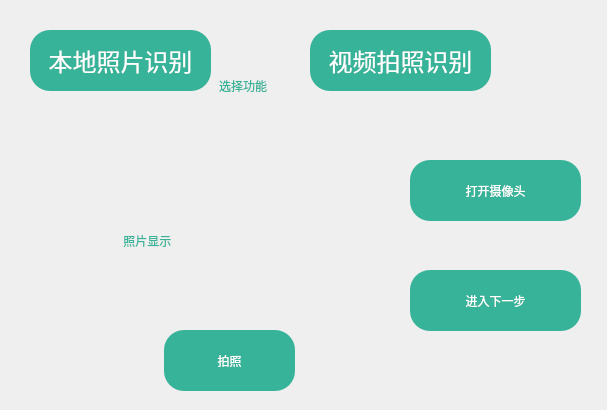
<?xml version="1.0" encoding="UTF-8"?>
<ui version="4.0">
 <class>upload_page</class>
 <widget class="QMainWindow" name="upload_page">
  <property name="geometry">
   <rect>
    <x>0</x>
    <y>0</y>
    <width>607</width>
    <height>410</height>
   </rect>
  </property>
  <property name="windowTitle">
   <string>MainWindow</string>
  </property>
  <widget class="QWidget" name="centralwidget">
   <widget class="QLabel" name="label">
    <property name="geometry">
     <rect>
      <x>10</x>
      <y>10</y>
      <width>591</width>
      <height>391</height>
     </rect>
    </property>
    <property name="styleSheet">
     <string notr="true">border-image: url(:/images/images/背景图片.png);
border-radius:30px</string>
    </property>
    <property name="text">
     <string/>
    </property>
   </widget>
   <widget class="QPushButton" name="pushButton_4">
    <property name="geometry">
     <rect>
      <x>520</x>
      <y>10</y>
      <width>30</width>
      <height>41</height>
     </rect>
    </property>
    <property name="styleSheet">
     <string notr="true">
QPushButton{
border:none;}

QPushButton:pressed{
padding-top:5px;}</string>
    </property>
    <property name="text">
     <string/>
    </property>
    <property name="icon">
     <iconset resource="OCR_res.qrc">
      <normaloff>:/icons/icons/minus-circle-fill.png</normaloff>:/icons/icons/minus-circle-fill.png</iconset>
    </property>
    <property name="iconSize">
     <size>
      <width>30</width>
      <height>30</height>
     </size>
    </property>
   </widget>
   <widget class="QPushButton" name="pushButton_5">
    <property name="geometry">
     <rect>
      <x>560</x>
      <y>10</y>
      <width>30</width>
      <height>41</height>
     </rect>
    </property>
    <property name="styleSheet">
     <string notr="true">
QPushButton{
border:none;}

QPushButton:pressed{

padding-top:5px}
</string>
    </property>
    <property name="text">
     <string/>
    </property>
    <property name="icon">
     <iconset resource="OCR_res.qrc">
      <normaloff>:/icons/icons/close-circle-fill.png</normaloff>:/icons/icons/close-circle-fill.png</iconset>
    </property>
    <property name="iconSize">
     <size>
      <width>30</width>
      <height>30</height>
     </size>
    </property>
   </widget>
   <widget class="QLabel" name="label_2">
    <property name="geometry">
     <rect>
      <x>50</x>
      <y>60</y>
      <width>371</width>
      <height>311</height>
     </rect>
    </property>
    <property name="text">
     <string/>
    </property>
   </widget>
   <widget class="QStackedWidget" name="stackedWidget">
    <property name="geometry">
     <rect>
      <x>30</x>
      <y>90</y>
      <width>551</width>
      <height>301</height>
     </rect>
    </property>
    <property name="styleSheet">
     <string notr="true">background-color: transparent;

border-radius: 20px;</string>
    </property>
    <property name="currentIndex">
     <number>1</number>
    </property>
    <widget class="QWidget" name="page">
     <widget class="QLabel" name="cam_pic">
      <property name="geometry">
       <rect>
        <x>40</x>
        <y>10</y>
        <width>301</width>
        <height>281</height>
       </rect>
      </property>
      <property name="styleSheet">
       <string notr="true">font: 20pt &quot;华文琥珀&quot;;
color: rgb(54,179,152);
</string>
      </property>
      <property name="text">
       <string>                照片显示</string>
      </property>
      <property name="textFormat">
       <enum>Qt::AutoText</enum>
      </property>
      <property name="scaledContents">
       <bool>false</bool>
      </property>
     </widget>
     <widget class="QPushButton" name="pushButton_3">
      <property name="geometry">
       <rect>
        <x>380</x>
        <y>180</y>
        <width>131</width>
        <height>61</height>
       </rect>
      </property>
      <property name="styleSheet">
       <string notr="true">QPushButton{
	
	
	
	font: 18pt &quot;华文琥珀&quot;;
	color: rgb(54, 179, 152);
	color: rgb(255, 255, 255);
    border-radius:20px;
    background-color: rgb(54,179,152);}
QPushButton:hover {
    
	background-color:rgb(133, 218, 201) ;
}
QPushButton:pressed {
    
	background-color: rgb(54,179,152);
}</string>
      </property>
      <property name="text">
       <string>下一步</string>
      </property>
     </widget>
     <widget class="QPushButton" name="shoot_2">
      <property name="geometry">
       <rect>
        <x>380</x>
        <y>70</y>
        <width>131</width>
        <height>61</height>
       </rect>
      </property>
      <property name="styleSheet">
       <string notr="true">QPushButton{
	
	
	
	font: 18pt &quot;华文琥珀&quot;;
	color: rgb(54, 179, 152);
	color: rgb(255, 255, 255);
    border-radius:20px;
    background-color: rgb(54,179,152);}
QPushButton:hover {
    
	background-color:rgb(133, 218, 201) ;
}
QPushButton:pressed {
    
	background-color: rgb(54,179,152);
}</string>
      </property>
      <property name="text">
       <string>开始上传</string>
      </property>
     </widget>
     <zorder>pushButton_3</zorder>
     <zorder>shoot_2</zorder>
     <zorder>cam_pic</zorder>
    </widget>
    <widget class="QWidget" name="page_2">
     <widget class="QLabel" name="cam_pic_1">
      <property name="geometry">
       <rect>
        <x>40</x>
        <y>10</y>
        <width>301</width>
        <height>281</height>
       </rect>
      </property>
      <property name="sizePolicy">
       <sizepolicy hsizetype="Expanding" vsizetype="Expanding">
        <horstretch>0</horstretch>
        <verstretch>0</verstretch>
       </sizepolicy>
      </property>
      <property name="styleSheet">
       <string notr="true">font: 20pt &quot;华文琥珀&quot;;
color: rgb(54,179,152);
</string>
      </property>
      <property name="text">
       <string>                照片显示</string>
      </property>
     </widget>
     <widget class="QPushButton" name="shoot">
      <property name="geometry">
       <rect>
        <x>134</x>
        <y>240</y>
        <width>131</width>
        <height>61</height>
       </rect>
      </property>
      <property name="styleSheet">
       <string notr="true">QPushButton{
	
	
	
	font: 18pt &quot;华文琥珀&quot;;
	color: rgb(54, 179, 152);
	color: rgb(255, 255, 255);
    border-radius:20px;
    background-color: rgb(54,179,152);}
QPushButton:hover {
    
	background-color:rgb(133, 218, 201) ;
}
QPushButton:pressed {
    
	background-color: rgb(54,179,152);
}</string>
      </property>
      <property name="text">
       <string>拍照</string>
      </property>
      <property name="icon">
       <iconset resource="OCR_res.qrc">
        <normaloff>:/icons/icons/237拍照.png</normaloff>:/icons/icons/237拍照.png</iconset>
      </property>
      <property name="iconSize">
       <size>
        <width>34</width>
        <height>34</height>
       </size>
      </property>
     </widget>
     <widget class="QPushButton" name="pushButton_7">
      <property name="geometry">
       <rect>
        <x>380</x>
        <y>180</y>
        <width>171</width>
        <height>61</height>
       </rect>
      </property>
      <property name="styleSheet">
       <string notr="true">QPushButton{
	
	
	
	font: 18pt &quot;华文琥珀&quot;;
	color: rgb(54, 179, 152);
	color: rgb(255, 255, 255);
    border-radius:20px;
    background-color: rgb(54,179,152);}
QPushButton:hover {
    
	background-color:rgb(133, 218, 201) ;
}
QPushButton:pressed {
    
	background-color: rgb(54,179,152);
}</string>
      </property>
      <property name="text">
       <string>进入下一步</string>
      </property>
      <property name="icon">
       <iconset resource="OCR_res.qrc">
        <normaloff>:/icons/icons/保存并下一步.png</normaloff>:/icons/icons/保存并下一步.png</iconset>
      </property>
      <property name="iconSize">
       <size>
        <width>40</width>
        <height>40</height>
       </size>
      </property>
     </widget>
     <widget class="QPushButton" name="pre_shoot">
      <property name="geometry">
       <rect>
        <x>380</x>
        <y>70</y>
        <width>171</width>
        <height>61</height>
       </rect>
      </property>
      <property name="styleSheet">
       <string notr="true">QPushButton{
	
	
	
	font: 18pt &quot;华文琥珀&quot;;
	color: rgb(54, 179, 152);
	color: rgb(255, 255, 255);
    border-radius:20px;
    background-color: rgb(54,179,152);}
QPushButton:hover {
    
	background-color:rgb(133, 218, 201) ;
}
QPushButton:pressed {
    
	background-color: rgb(54,179,152);
}</string>
      </property>
      <property name="text">
       <string>打开摄像头</string>
      </property>
      <property name="icon">
       <iconset resource="OCR_res.qrc">
        <normaloff>:/icons/icons/卡口视频摄像头,监控,桌面摄像头,网络摄像头.png</normaloff>:/icons/icons/卡口视频摄像头,监控,桌面摄像头,网络摄像头.png</iconset>
      </property>
      <property name="iconSize">
       <size>
        <width>40</width>
        <height>40</height>
       </size>
      </property>
     </widget>
     <zorder>pushButton_7</zorder>
     <zorder>pre_shoot</zorder>
     <zorder>cam_pic_1</zorder>
     <zorder>shoot</zorder>
    </widget>
   </widget>
   <widget class="QPushButton" name="pushButton">
    <property name="geometry">
     <rect>
      <x>30</x>
      <y>30</y>
      <width>181</width>
      <height>61</height>
     </rect>
    </property>
    <property name="font">
     <font>
      <family>华文琥珀</family>
      <pointsize>18</pointsize>
      <weight>50</weight>
      <italic>false</italic>
      <bold>false</bold>
     </font>
    </property>
    <property name="styleSheet">
     <string notr="true">QPushButton{
	
	
	
	font: 18pt &quot;华文琥珀&quot;;
	color: rgb(54, 179, 152);
	color: rgb(255, 255, 255);
    border-radius:20px;
    background-color: rgb(54,179,152);}
QPushButton:hover {
    
	background-color:rgb(133, 218, 201) ;
}
QPushButton:pressed {
    
	background-color: rgb(54,179,152);
}
</string>
    </property>
    <property name="text">
     <string>本地照片识别</string>
    </property>
    <property name="icon">
     <iconset resource="OCR_res.qrc">
      <normaloff>:/icons/icons/文件夹.png</normaloff>:/icons/icons/文件夹.png</iconset>
    </property>
    <property name="iconSize">
     <size>
      <width>20</width>
      <height>20</height>
     </size>
    </property>
   </widget>
   <widget class="QPushButton" name="pushButton_2">
    <property name="geometry">
     <rect>
      <x>310</x>
      <y>30</y>
      <width>181</width>
      <height>61</height>
     </rect>
    </property>
    <property name="font">
     <font>
      <family>华文琥珀</family>
      <pointsize>18</pointsize>
      <weight>50</weight>
      <italic>false</italic>
      <bold>false</bold>
     </font>
    </property>
    <property name="styleSheet">
     <string notr="true">QPushButton{
	
	
	
	font: 18pt &quot;华文琥珀&quot;;
	color: rgb(255, 255, 255);
    border-radius:20px;
    background-color: rgb(54,179,152);}
QPushButton:hover {
    
	background-color:rgb(133, 218, 201) ;
}
QPushButton:pressed {
    
	background-color: rgb(54,179,152);
}
</string>
    </property>
    <property name="text">
     <string>视频拍照识别</string>
    </property>
    <property name="icon">
     <iconset resource="OCR_res.qrc">
      <normaloff>:/icons/icons/237拍照.png</normaloff>:/icons/icons/237拍照.png</iconset>
    </property>
    <property name="iconSize">
     <size>
      <width>20</width>
      <height>20</height>
     </size>
    </property>
   </widget>
   <widget class="QLabel" name="label_3">
    <property name="geometry">
     <rect>
      <x>215</x>
      <y>30</y>
      <width>81</width>
      <height>41</height>
     </rect>
    </property>
    <property name="styleSheet">
     <string notr="true">image: url(:/images/images/切换.png);</string>
    </property>
    <property name="text">
     <string/>
    </property>
   </widget>
   <widget class="QLabel" name="label_10">
    <property name="geometry">
     <rect>
      <x>180</x>
      <y>10</y>
      <width>51</width>
      <height>51</height>
     </rect>
    </property>
    <property name="styleSheet">
     <string notr="true">image: url(:/icons/icons/粮食监管.png);</string>
    </property>
    <property name="text">
     <string/>
    </property>
   </widget>
   <widget class="QLabel" name="label_11">
    <property name="geometry">
     <rect>
      <x>460</x>
      <y>10</y>
      <width>51</width>
      <height>51</height>
     </rect>
    </property>
    <property name="styleSheet">
     <string notr="true">image: url(:/icons/icons/粮食监管.png);</string>
    </property>
    <property name="text">
     <string/>
    </property>
   </widget>
   <widget class="QLabel" name="label_6">
    <property name="geometry">
     <rect>
      <x>20</x>
      <y>0</y>
      <width>41</width>
      <height>61</height>
     </rect>
    </property>
    <property name="styleSheet">
     <string notr="true">image: url(:/icons/icons/花草.png);</string>
    </property>
    <property name="text">
     <string/>
    </property>
   </widget>
   <widget class="QLabel" name="label_8">
    <property name="geometry">
     <rect>
      <x>300</x>
      <y>0</y>
      <width>41</width>
      <height>61</height>
     </rect>
    </property>
    <property name="styleSheet">
     <string notr="true">image: url(:/icons/icons/花草.png);</string>
    </property>
    <property name="text">
     <string/>
    </property>
   </widget>
   <widget class="QLabel" name="label_7">
    <property name="geometry">
     <rect>
      <x>219</x>
      <y>70</y>
      <width>91</width>
      <height>31</height>
     </rect>
    </property>
    <property name="styleSheet">
     <string notr="true">font: 15pt &quot;华文琥珀&quot;;
color: rgb(54,179,152);
</string>
    </property>
    <property name="text">
     <string>选择功能</string>
    </property>
   </widget>
   <zorder>label</zorder>
   <zorder>pushButton_4</zorder>
   <zorder>pushButton_5</zorder>
   <zorder>label_2</zorder>
   <zorder>stackedWidget</zorder>
   <zorder>label_10</zorder>
   <zorder>label_11</zorder>
   <zorder>label_3</zorder>
   <zorder>label_6</zorder>
   <zorder>pushButton</zorder>
   <zorder>label_8</zorder>
   <zorder>pushButton_2</zorder>
   <zorder>label_7</zorder>
  </widget>
 </widget>
 <resources>
  <include location="OCR_res.qrc"/>
 </resources>
 <connections/>
</ui>
